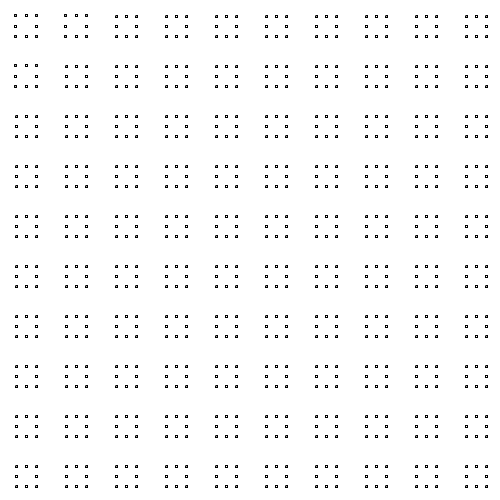
Frame 1 (no input)
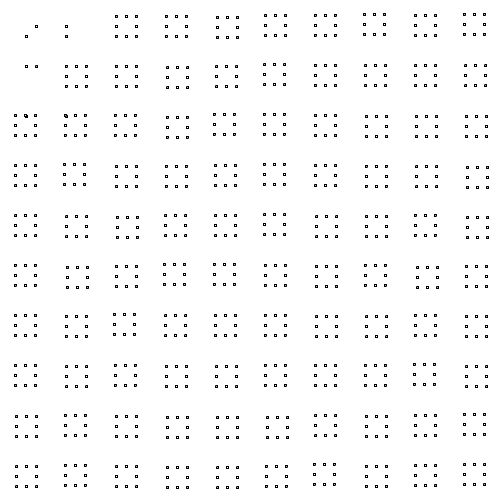
Frame 60 (the mouse pressed at the canvas centre just before this capture)
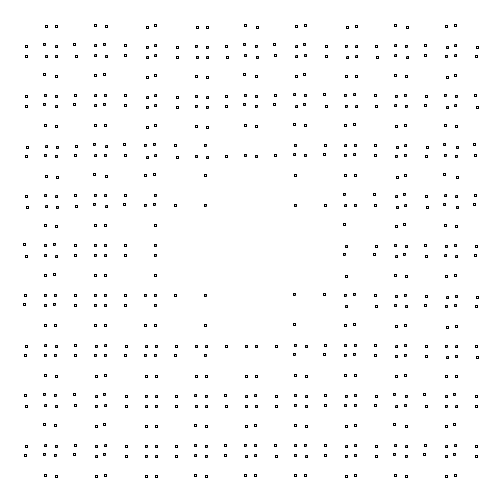
Frame 120 (the mouse held since frame 60 and released just before this capture)

The Processing sketch that drew these frames (run headless with seeded random() and noise(); from frame 60 on, the mouse is pressed at the canvas centre):

// Processing sketch: processing_63596
// ── processing_63596.pde

float [] rot=new float[100];
float d=dist(mouseX, mouseY, pmouseX, pmouseY);
float grow=0;
float[] boom=new float[100];
float wobble=0;
float [] speed=new float[100];
int y;
float rad;
float [] counter=new float[100];
float counterI=0;

void setup() {
  size(500, 500);
  smooth();

  int i = 0;
  while (i<100) {
    boom[i]=0;
    i++;
  }
}


void snowflake(float x, float y, float s, float d) {

  rad=dist(mouseX, mouseY, x, y);


  int nx = (int)x-25;
  int ny = (int)y-25;


  int i= 10*floor(ny/(height/10))+floor(nx/(width/10));

  i = constrain(i, 0, 99);

  println("x: "+x +" y: "+y+" i:" + i);


  translate(x+wobble, y+wobble);

  if (rad<100) {
    counter[i]=counter[i]+1;
    speed[i] = speed[i]+d/580;

    
  }
  
      rotate(rot[i]);

  
  if (rad<100&&counter[i]<300) {
    boom[i]=boom[i]+0.5;
  }

  if (rad>100) {
    counterI=counterI+1;
    boom[i]=0;
  }
   if(counterI>3000){
   wobble=random(-1,1);
   }
   if(counterI>8000){
  boom[i]=boom[i]+20; 
  }
  translate(-x+wobble, -y+wobble);

  layer(x, y, s+grow, 10+boom[i]); 
  layer(x, y, s+grow, 10+boom[i]); 
  layer(x, y, s+grow, 10+boom[i]); 
  layer(x, y, s+grow, 10+boom[i]); 
  layer(x, y, s+grow, 10+boom[i]); 
  layer(x, y, s+grow, 10+boom[i]);
}

void layer (float x, float y, float s, float gap) {

  rect(x+gap, y, s, s);
  rect(x-gap, y, s, s);
  rect(x, y+gap, s, s);
  rect(x, y-gap, s, s);
  ellipse(x-gap+(s/2), y-gap+(s/2), s, s);
  ellipse(x+gap+(s/2), y-gap+(s/2), s, s);
  ellipse(x-gap+(s/2), y+gap+(s/2), s, s);
  ellipse(x+gap+(s/2), y+gap+(s/2), s, s);
}

void draw() {



  float x=25;
  background(255);

  float d=dist(mouseX, mouseY, pmouseX, pmouseY);


  for (int across=0; across< 10; across=across+1) {
    float y=25;
    for (int downwards=0; downwards<10; downwards=downwards+1) {
      pushMatrix();

      snowflake(x, y, 2, d);
      popMatrix();
      y=y+50;
    }
    x=x+50;
  }

  int i = 0;
  while (i<100) {
    speed[i] = speed[i]*0.97;
    rot[i]=rot[i]+speed[i];
    i++;
  }
}
